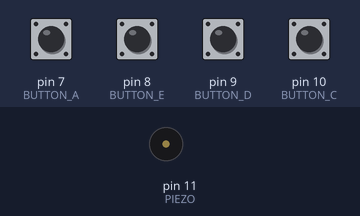
Bench run of a sketch on a simulated Arduino Uno, built with avr-gcc and run on an emulated ATmega328P. On the bench: buzzer (waves = sounding). The inputs (shaded band) are chosen by the test bench; at power-on: pin 7 (BUTTON_A), pin 8 (BUTTON_E), pin 9 (BUTTON_D), pin 10 (BUTTON_C) HIGH.

Above: at 1.2 s.
1.3 s: pin 7 (BUTTON_A) pulled LOW for 0.15 s
At 1.37 s:
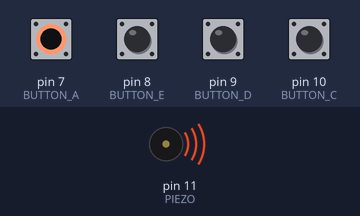
Timing chart, 0 to 4.3 s (numbered marks = the images above; inputs shaded):
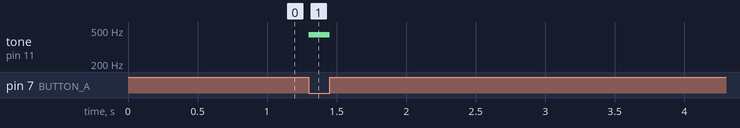

The sketch:

ElectricPiano.ino
```cpp
#define NOTE_C 262
#define NOTE_D 294
#define NOTE_E 330
#define NOTE_A 440
#define ACTIVATED LOW
const int PIEZO=11;
const int BUTTON_C=10;
const int BUTTON_D=9;
const int BUTTON_E=8;
const int BUTTON_A=7;
void setup()
{
  pinMode(BUTTON_C,INPUT);
  digitalWrite(BUTTON_C,HIGH);
   pinMode(BUTTON_D,INPUT);
  digitalWrite(BUTTON_D,HIGH);
   pinMode(BUTTON_E,INPUT);
  digitalWrite(BUTTON_E,HIGH);
   pinMode(BUTTON_A,INPUT);
  digitalWrite(BUTTON_A,HIGH);
}
void loop()
{
  while(digitalRead(BUTTON_C)==ACTIVATED)
  {
    tone(PIEZO,NOTE_C);
  }
  while(digitalRead(BUTTON_D)==ACTIVATED)
  {
    tone(PIEZO,NOTE_D);
  }
  while(digitalRead(BUTTON_E)==ACTIVATED)
  {
    tone(PIEZO,NOTE_E);
  }
  while(digitalRead(BUTTON_A)==ACTIVATED)
  {
    tone(PIEZO,NOTE_A);
  }
  noTone(PIEZO);
}
```

Measured:
- after the input at 1.3 s, tone on pin 11 (PIEZO): silent → 440 Hz at once, → silent 0.15 s later
